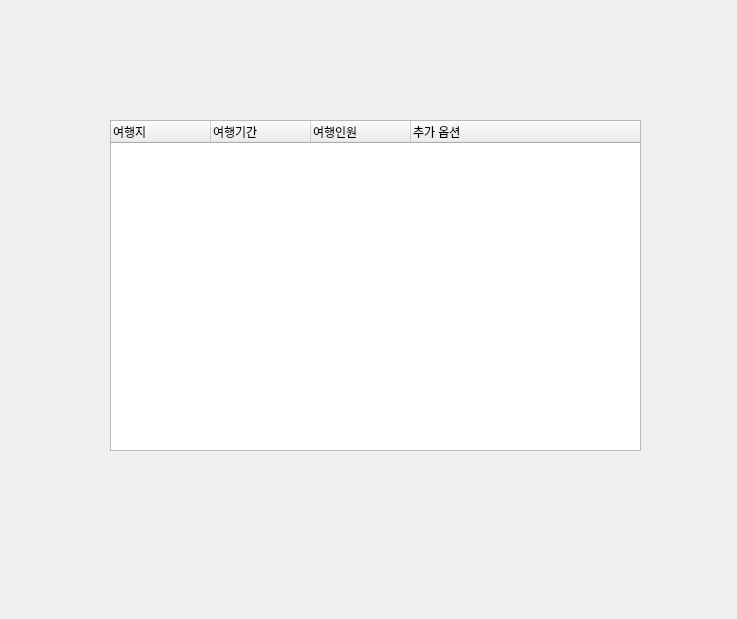
<?xml version="1.0" encoding="UTF-8"?>
<ui version="4.0">
 <class>Dialog</class>
 <widget class="QDialog" name="Dialog">
  <property name="geometry">
   <rect>
    <x>0</x>
    <y>0</y>
    <width>737</width>
    <height>619</height>
   </rect>
  </property>
  <property name="windowTitle">
   <string>Dialog</string>
  </property>
  <widget class="QTreeWidget" name="treeWidget">
   <property name="geometry">
    <rect>
     <x>110</x>
     <y>120</y>
     <width>531</width>
     <height>331</height>
    </rect>
   </property>
   <column>
    <property name="text">
     <string>여행지</string>
    </property>
   </column>
   <column>
    <property name="text">
     <string>여행기간</string>
    </property>
   </column>
   <column>
    <property name="text">
     <string>여행인원</string>
    </property>
   </column>
   <column>
    <property name="text">
     <string>추가 옵션</string>
    </property>
   </column>
  </widget>
 </widget>
 <resources/>
 <connections/>
</ui>
